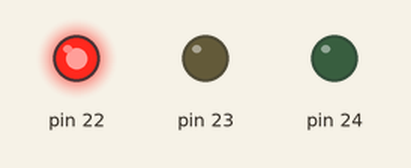
A sketch run on a simulated Arduino Mega 2560, built with avr-gcc and run on an emulated ATmega2560. Parts: output pins drawn as LEDs (lit = HIGH).

Above: at 2.5 s.
At 6.0 s:
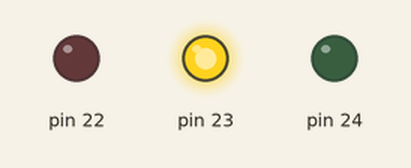
At 9.5 s:
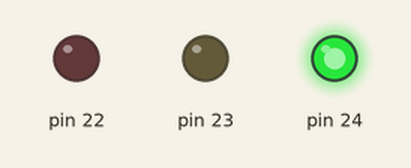
Timing chart, 0 to 15.6 s (numbered marks = the images above):
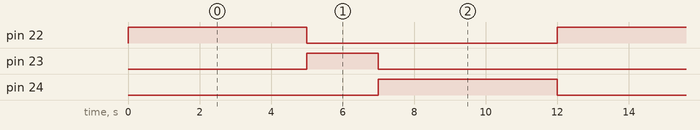

The sketch:

sketch_em_c.ino
```cpp
#include<avr/io.h>
#include<util/delay.h>

/*
A ideia geral é que a configuração e
uso das funcionalidades dos registra-
dores é manipulada pelos valores DDRX,
PORTX e PINX (X sendo a letra do re-
gistrador) para configuração, escrita
e leitura, respectivamente. Estes va-
lores são uint8_t, onde cada casa bi-
nária do inteiro se refere a um pino
diferente.
*/

void setup_c() {
  /*
  pinMode(22, OUTPUT);
  pinMode(23, OUTPUT);
  pinMode(24, OUTPUT);
  O código abaixo, em C/C++ puro,
  é equivalente ao código acima.
  */
  DDRA = 0b00000111;
}

/*
void pisca(uint8_t pin, double time_ms){
  digitalWrite(pin, HIGH);
  delay(time_ms);
  digitalWrite(pin, LOW);
}
A função abaixo é equivalente a esta
função comentada, usando inline pra
tentar evitar criar uma f, enquanto
que uso um xor pra desligar a saída
ao invés do and do not pra poupar uma
operação. o volatile é necessário por
conta das ports já serem volatile por
si.
*/
inline void pisca(volatile uint8_t& port, uint8_t pin_mask, double time_ms){
  port |= pin_mask;
  _delay_ms(time_ms);
  port ^= pin_mask;
}

//a transformação de loop para loop_c fica como exercício para o leitor
void exec() {
  pisca(PORTA, (1 << 0), 5000);
  pisca(PORTA, (1 << 1), 2000);
  pisca(PORTA, (1 << 2), 5000);
}

//em c/c++ puro tem que fazer a main
int main(){
  setup_c();
  while (1){
    exec();
  }
}
```

sketch.ino
```cpp
//A explicação das diferenças está no código em C.

void setup() {
  pinMode(22, OUTPUT);
  pinMode(23, OUTPUT);
  pinMode(24, OUTPUT);
}

void pisca(uint8_t pin, double time_ms){
  digitalWrite(pin, HIGH);
  delay(time_ms);
  digitalWrite(pin, LOW);
}

void loop() {
  pisca(22, 5000);
  pisca(23, 2000);
  pisca(24, 5000);
}
```

Measured:
- by itself, pin 22, pin 24: alternates HIGH for 5.0 s and LOW for 7.0 s
- by itself, pin 23: alternates HIGH for 2.0 s and LOW for 10.0 s
- by itself, everything shown: repeats every 12.0 s, in 4 steps
